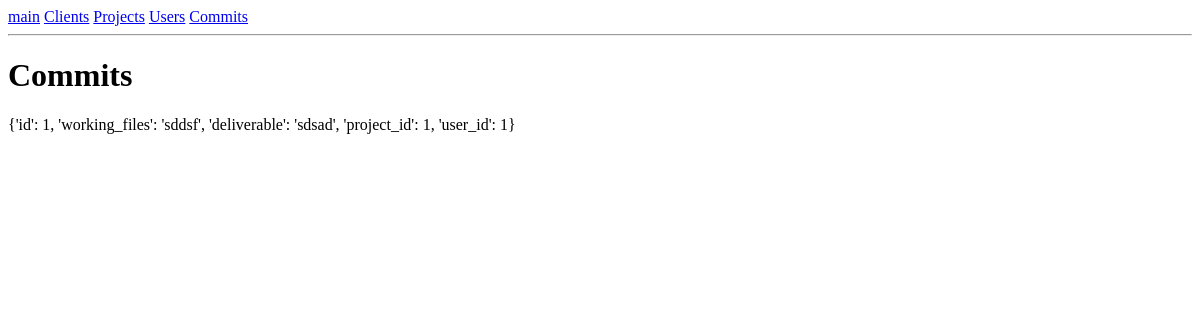
Page /commit on the earlier database version.
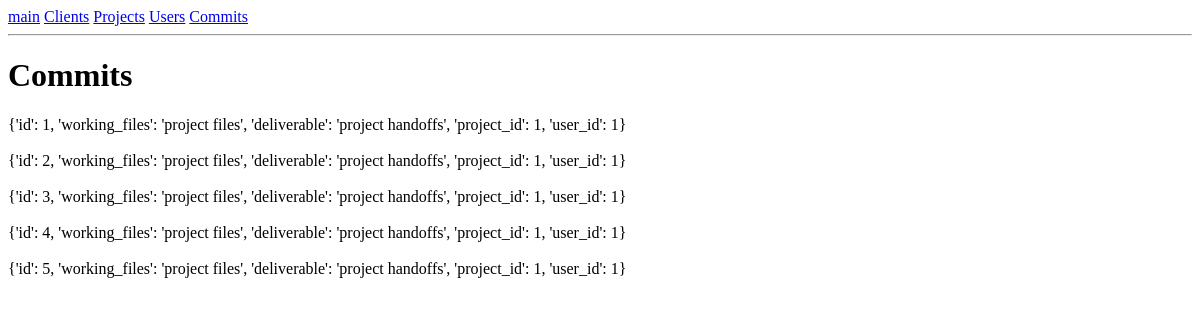
Same page on the later database version.
### app.py (models this page shows, shortened)
class Commit(db.Model):
    id = db.Column(db.Integer, primary_key=True)
    working_files = db.Column(db.String)
    deliverable = db.Column(db.String)
    user_id = db.Column(db.Integer, db.ForeignKey('user.id'),
        nullable=False)
    project_id = db.Column(db.Integer, db.ForeignKey('project.id'),
        nullable=False)

### app.py (the view)
@app.route('/commit')
def commits():
    data = module.func.commit_all()
    return render_template('commits.html', data=data)

### module/func.py (called while the page is built)
def scheme_commit(row):
    return {
        'id': row.id,
        'working_files': row.working_files,
        'deliverable': row.deliverable,
        'project_id': row.project_id,
        'user_id': row.user_id
    }

def commit_all():
    output = []
    rows = app.Commit.query.all()
    for row in rows:
        x = scheme_commit(row)
        output.append(x)
    return output

### templates/commits.html
{% extends "base.html" %}
{% block content %}
<h1>Commits</h1>
{% for commit in data %}
<div>
    {{commit}}
</div>
<br>
{% endfor %}
{% endblock %}

### templates/base.html
<html>
<head>
</head>
<body>
    <a href="/">main</a>
    <a href="/client">Clients</a>
    <a href="/project">Projects</a>
    <a href="/user">Users</a>
    <a href="/commit">Commits</a>
    <hr>
    {% block content %}
    {% endblock %}
</body>
</html>

Differences in the rows shown:
removed Commit: commit "{'id': 1, 'working_files': 'sddsf', 'deliverable': 'sdsad', 'project_id': 1, 'user_id': 1}"
added Commit: commit "{'id': 1, 'working_files': 'project files', 'deliverable': 'project handoffs', 'project_id': 1, 'user_id': 1}"
added Commit: commit "{'id': 2, 'working_files': 'project files', 'deliverable': 'project handoffs', 'project_id': 1, 'user_id': 1}"
added Commit: commit "{'id': 3, 'working_files': 'project files', 'deliverable': 'project handoffs', 'project_id': 1, 'user_id': 1}"
added Commit: commit "{'id': 4, 'working_files': 'project files', 'deliverable': 'project handoffs', 'project_id': 1, 'user_id': 1}"
added Commit: commit "{'id': 5, 'working_files': 'project files', 'deliverable': 'project handoffs', 'project_id': 1, 'user_id': 1}"
